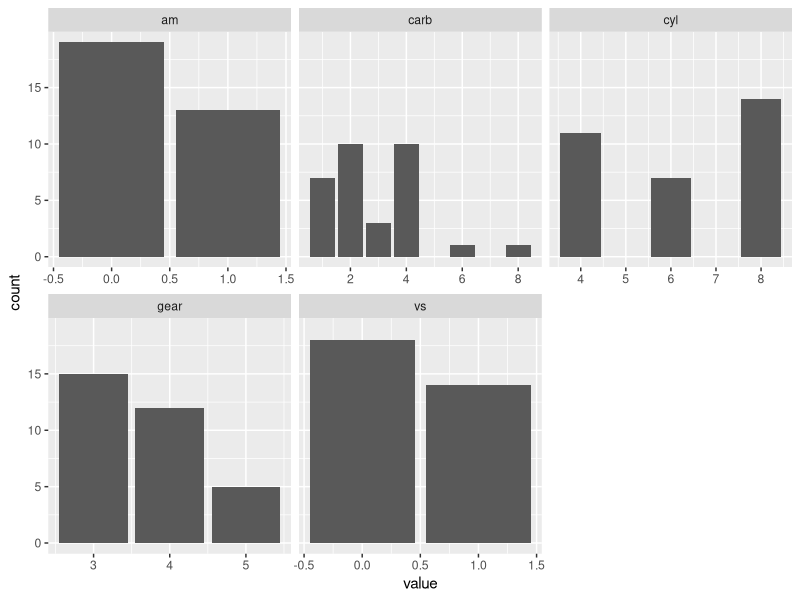
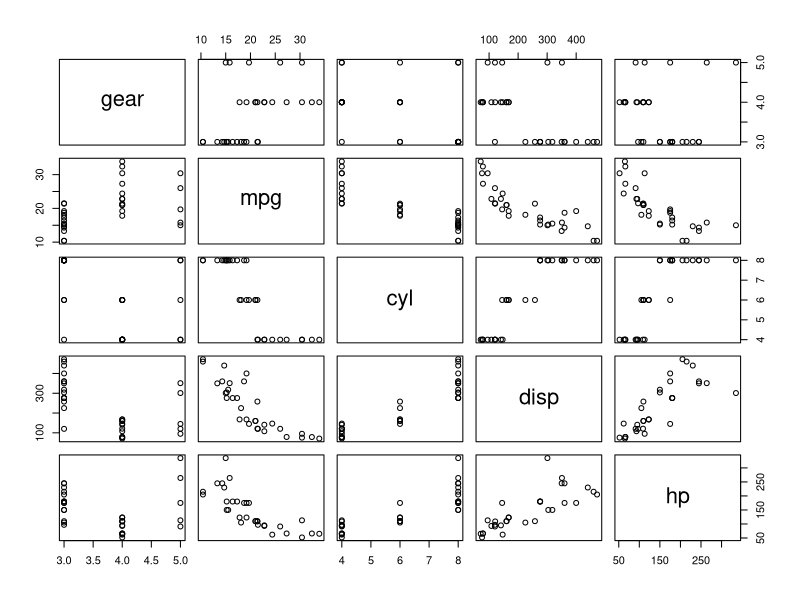
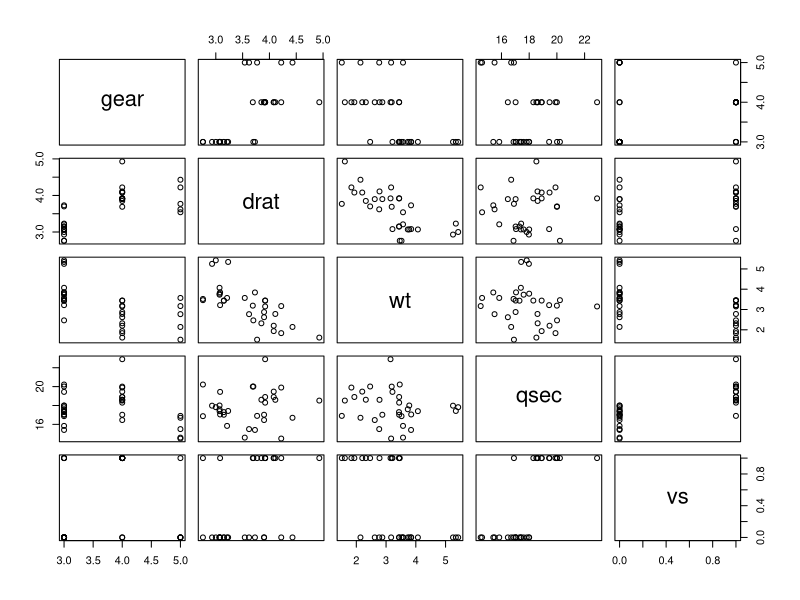
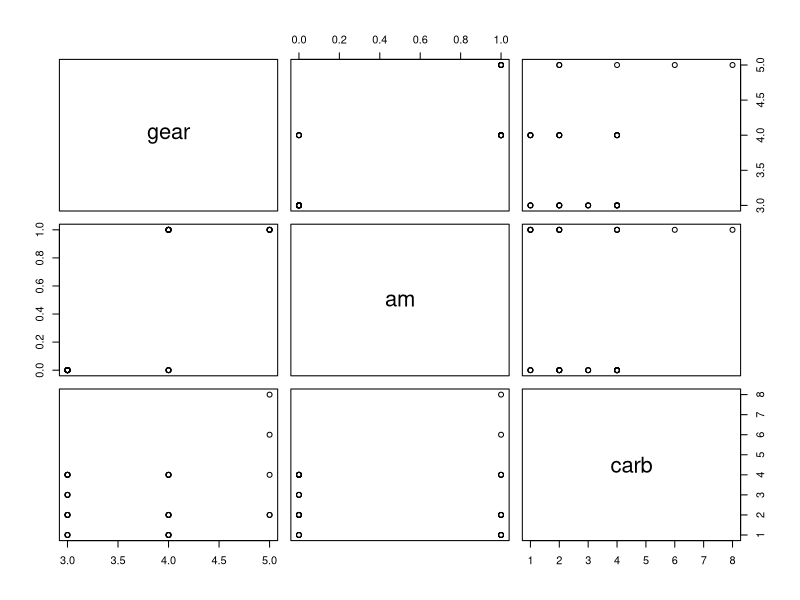
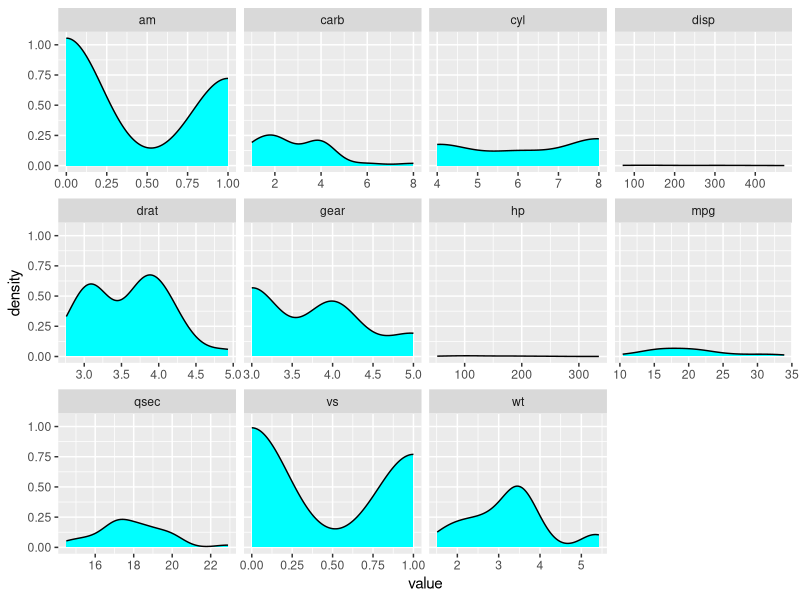

These figures' R source, in order:
View(mtcars)
mtcars_cat <- mtcars[c(2,8,9,10,11)]
library(tidyr)
gather(mtcars_cat)
library(ggplot2)
ggplot(gather(mtcars_cat), aes(value)) + geom_bar()+facet_wrap(~key, scales = 'free_x')

#. Create a scatterplot matrix by gear types in mtcars dataset.
View(mtcars)
pairs(~gear+mpg+cyl+disp+hp,mtcars)
pairs(~gear+drat+wt+qsec+vs,mtcars)
pairs(~gear+am+carb,mtcars)

#. Write a program to create a plot density by class variable.
library(ggplot2)
library(tidyr)
ggplot(gather(mtcars), aes(value)) + geom_density(fill="cyan")+facet_wrap(~key, scales = 'free_x')
